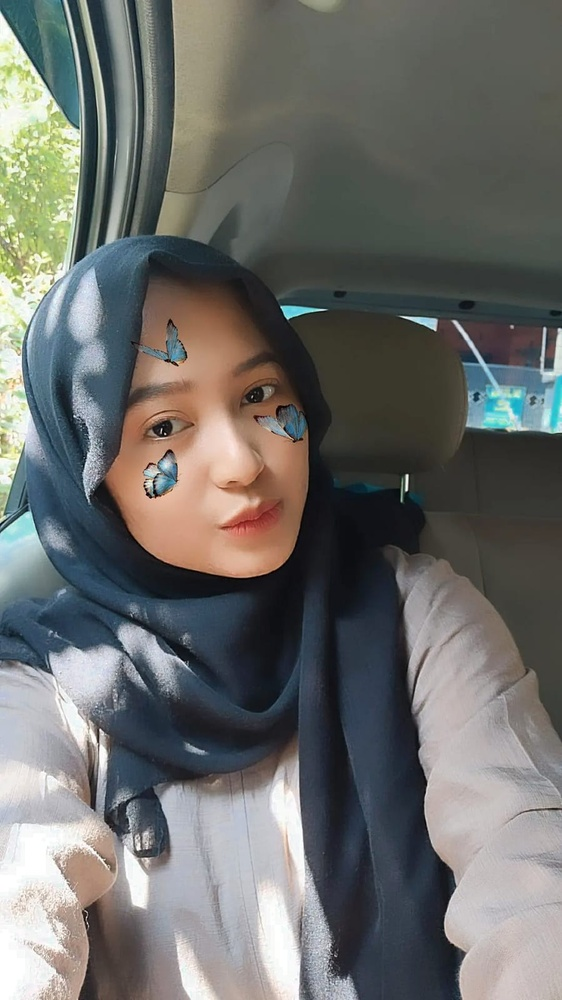
#> input picture 1207070031_Deriz_PCD8/ratri.jpg, 562 x 1000 px, shrunk from 899 x 1599 before the run
$ jupyter execute Translation.ipynb
#> lines starting #> are read from the running program, lines starting #| are printed output that depends on the picture
[cell 1]
import cv2 as cv
import numpy as np
import matplotlib.pyplot as plt
image = cv.imread("ratri.jpg")
#> image is the input picture: shape (1000, 562, 3); mean B, G, R 106.2, 108.9, 108.1
h, w = image.shape[:2]
#> h = 1000; w = 562
half_height = h // 4
#> half_height = 250
half_width = w // 8
#> half_width = 70
transition_matrix = np.float32([[1, 0, half_width], [0, 1, half_height]])
#> transition_matrix = [[1, 0, 70], [0, 1, 250]]
img_transition = cv.warpAffine(image, transition_matrix, (w, h))
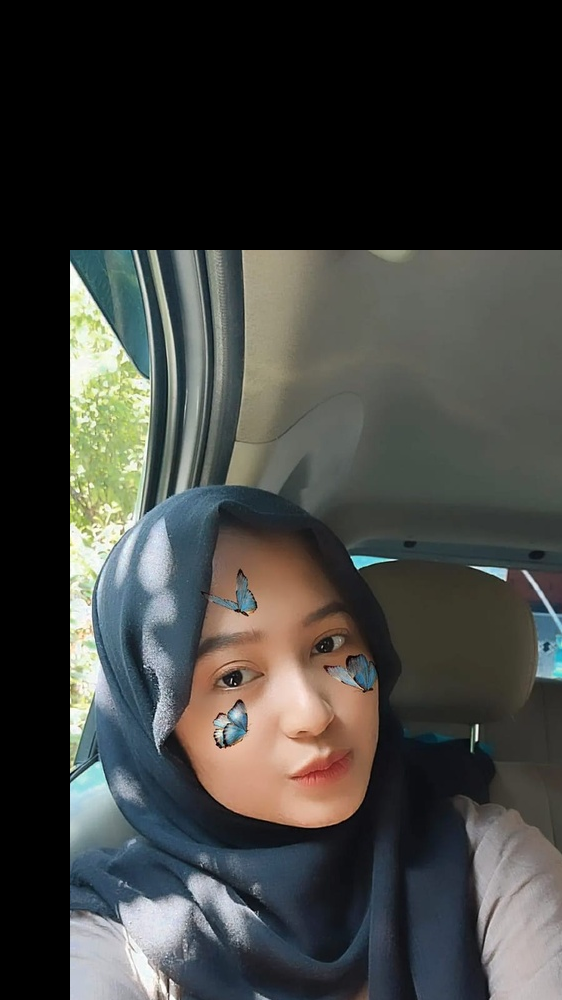
#> img_transition: shape (1000, 562, 3); mean B, G, R 61.6, 64.8, 63.9
plt.imshow(cv.cvtColor(img_transition, cv.COLOR_BGR2RGB))
plt.title("Translation")
plt.show()
